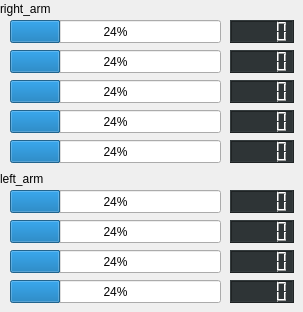
   <widget class="QWidget" name="tabWidgetPage3_2">
    <attribute name="title">
     <string>Arm_msg</string>
    </attribute>
    <widget class="QLabel" name="label_8">
     <property name="geometry">
      <rect>
       <x>0</x>
       <y>170</y>
       <width>67</width>
       <height>17</height>
      </rect>
     </property>
     <property name="text">
      <string>left_arm</string>
     </property>
    </widget>
    <widget class="QLabel" name="label_7">
     <property name="geometry">
      <rect>
       <x>0</x>
       <y>0</y>
       <width>67</width>
       <height>17</height>
      </rect>
     </property>
     <property name="text">
      <string>right_arm</string>
     </property>
    </widget>
    <widget class="QProgressBar" name="progressBar_arm1">
     <property name="geometry">
      <rect>
       <x>10</x>
       <y>20</y>
       <width>211</width>
       <height>23</height>
      </rect>
     </property>
     <property name="maximum">
      <number>100</number>
     </property>
     <property name="value">
      <number>24</number>
     </property>
    </widget>
    <widget class="QLCDNumber" name="lcdNumber_arm1">
     <property name="geometry">
      <rect>
       <x>230</x>
       <y>20</y>
       <width>64</width>
       <height>23</height>
      </rect>
     </property>
     <property name="styleSheet">
      <string notr="true">background-color: rgb(46, 52, 54);</string>
     </property>
    </widget>
    <widget class="QProgressBar" name="progressBar_arm2">
     <property name="geometry">
      <rect>
       <x>10</x>
       <y>50</y>
       <width>211</width>
       <height>23</height>
      </rect>
     </property>
     <property name="value">
      <number>24</number>
     </property>
    </widget>
    <widget class="QProgressBar" name="progressBar_arm3">
     <property name="geometry">
      <rect>
       <x>10</x>
       <y>80</y>
       <width>211</width>
       <height>23</height>
      </rect>
     </property>
     <property name="value">
      <number>24</number>
     </property>
    </widget>
    <widget class="QProgressBar" name="progressBar_arm4">
     <property name="geometry">
      <rect>
       <x>10</x>
       <y>110</y>
       <width>211</width>
       <height>23</height>
      </rect>
     </property>
     <property name="value">
      <number>24</number>
     </property>
    </widget>
    <widget class="QProgressBar" name="progressBar_arm5">
     <property name="geometry">
      <rect>
       <x>10</x>
       <y>140</y>
       <width>211</width>
       <height>23</height>
      </rect>
     </property>
     <property name="value">
      <number>24</number>
     </property>
    </widget>
    <widget class="QLCDNumber" name="lcdNumber_arm2">
     <property name="geometry">
      <rect>
       <x>230</x>
       <y>50</y>
       <width>64</width>
       <height>23</height>
      </rect>
     </property>
     <property name="styleSheet">
      <string notr="true">background-color: rgb(46, 52, 54);</string>
     </property>
    </widget>
    <widget class="QLCDNumber" name="lcdNumber_arm3">
     <property name="geometry">
      <rect>
       <x>230</x>
       <y>80</y>
       <width>64</width>
       <height>23</height>
      </rect>
     </property>
     <property name="styleSheet">
      <string notr="true">background-color: rgb(46, 52, 54);</string>
     </property>
    </widget>
    <widget class="QLCDNumber" name="lcdNumber_arm4">
     <property name="geometry">
      <rect>
       <x>230</x>
       <y>110</y>
       <width>64</width>
       <height>23</height>
      </rect>
     </property>
     <property name="styleSheet">
      <string notr="true">background-color: rgb(46, 52, 54);</string>
     </property>
    </widget>
    <widget class="QLCDNumber" name="lcdNumber_arm5">
     <property name="geometry">
      <rect>
       <x>230</x>
       <y>140</y>
       <width>64</width>
       <height>23</height>
      </rect>
     </property>
     <property name="styleSheet">
      <string notr="true">background-color: rgb(46, 52, 54);</string>
     </property>
    </widget>
    <widget class="QProgressBar" name="progressBar_arm6">
     <property name="geometry">
      <rect>
       <x>10</x>
       <y>190</y>
       <width>211</width>
       <height>23</height>
      </rect>
     </property>
     <property name="value">
      <number>24</number>
     </property>
    </widget>
    <widget class="QProgressBar" name="progressBar_arm7">
     <property name="geometry">
      <rect>
       <x>10</x>
       <y>220</y>
       <width>211</width>
       <height>23</height>
      </rect>
     </property>
     <property name="value">
      <number>24</number>
     </property>
    </widget>
    <widget class="QProgressBar" name="progressBar_arm8">
     <property name="geometry">
      <rect>
       <x>10</x>
       <y>250</y>
       <width>211</width>
       <height>23</height>
      </rect>
     </property>
     <property name="value">
      <number>24</number>
     </property>
    </widget>
    <widget class="QProgressBar" name="progressBar_arm9">
     <property name="geometry">
      <rect>
       <x>10</x>
       <y>280</y>
       <width>211</width>
       <height>23</height>
      </rect>
     </property>
     <property name="value">
      <number>24</number>
     </property>
    </widget>
    <widget class="QLCDNumber" name="lcdNumber_arm8">
     <property name="geometry">
      <rect>
       <x>230</x>
       <y>250</y>
       <width>64</width>
       <height>23</height>
      </rect>
     </property>
     <property name="styleSheet">
      <string notr="true">background-color: rgb(46, 52, 54);</string>
     </property>
    </widget>
    <widget class="QLCDNumber" name="lcdNumber_arm6">
     <property name="geometry">
      <rect>
       <x>230</x>
       <y>190</y>
       <width>64</width>
       <height>23</height>
      </rect>
     </property>
     <property name="styleSheet">
      <string notr="true">background-color: rgb(46, 52, 54);</string>
     </property>
    </widget>
    <widget class="QLCDNumber" name="lcdNumber_arm9">
     <property name="geometry">
      <rect>
       <x>230</x>
       <y>280</y>
       <width>64</width>
       <height>23</height>
      </rect>
     </property>
     <property name="styleSheet">
      <string notr="true">background-color: rgb(46, 52, 54);</string>
     </property>
    </widget>
    <widget class="QLCDNumber" name="lcdNumber_arm7">
     <property name="geometry">
      <rect>
       <x>230</x>
       <y>220</y>
       <width>64</width>
       <height>23</height>
      </rect>
     </property>
     <property name="styleSheet">
      <string notr="true">background-color: rgb(46, 52, 54);</string>
     </property>
    </widget>
   </widget>
